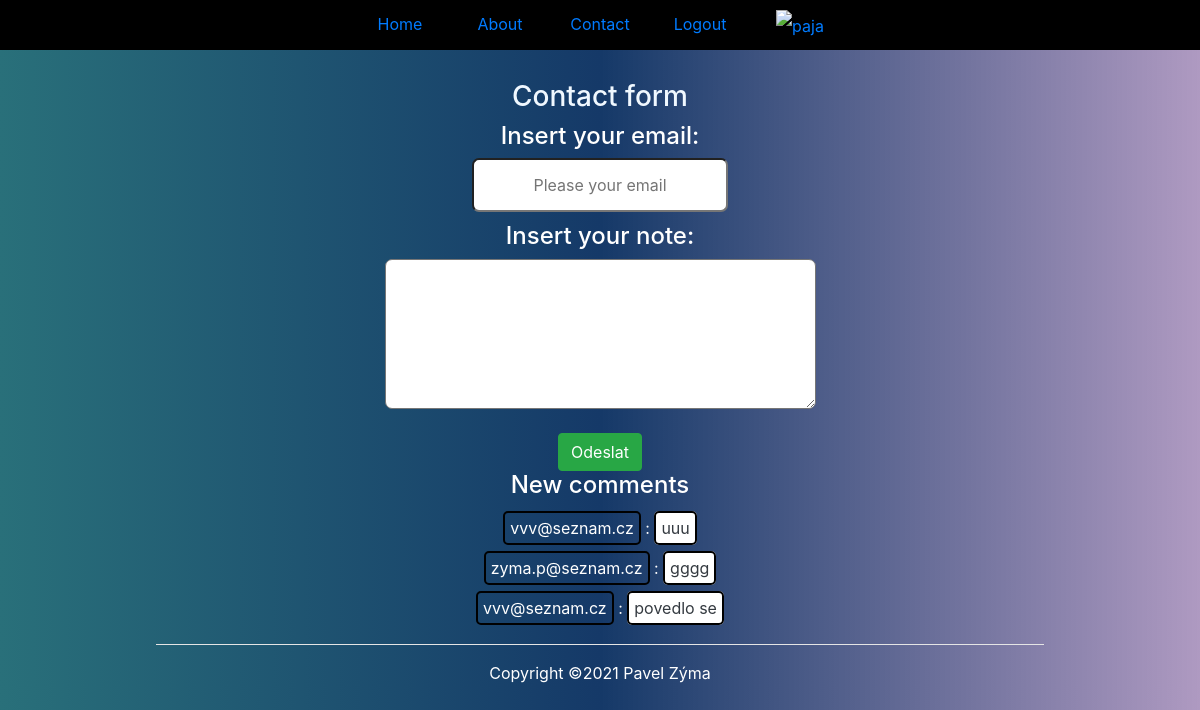
The app's page /contact (signed in), older data.
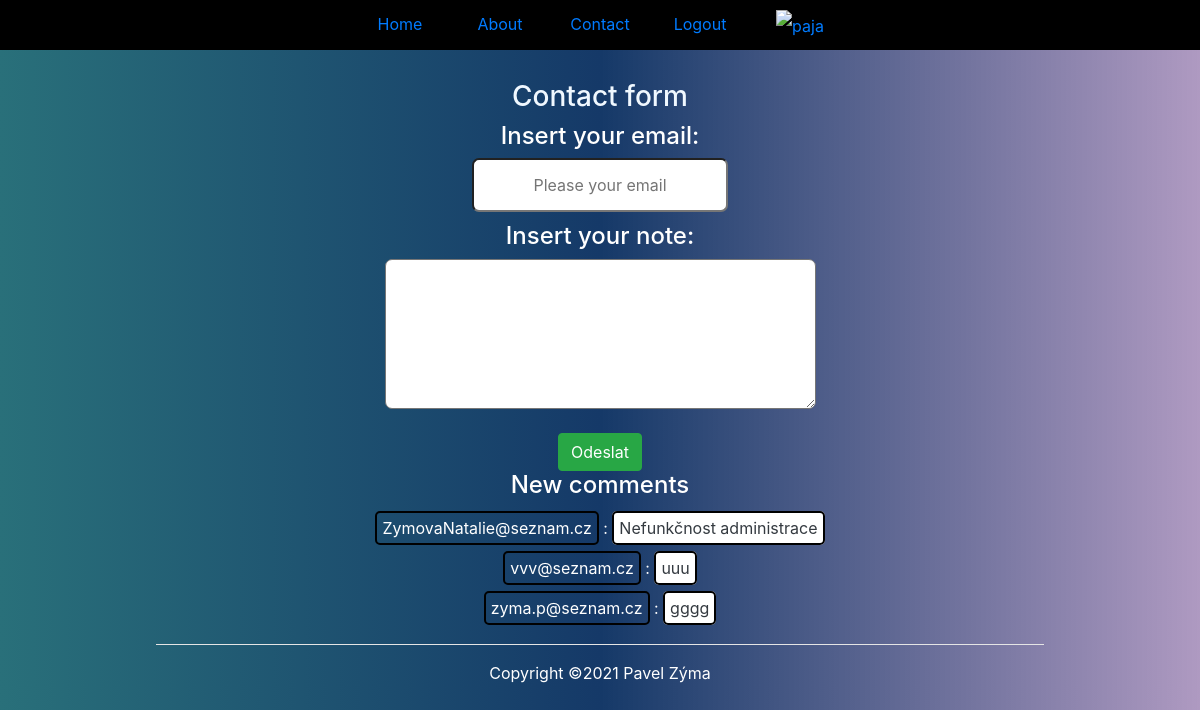
The same page, newer data.
### tables this page shows
CREATE TABLE note(id INTEGER PRIMARY KEY AUTOINCREMENT,email TEXT,note TEXT);

### app.py (the view)
@app.route("/contact",methods=["GET","POST"])
def contact():
    user=session.get("user",None)
    note_record=create_db.comments()
    if request.method=="POST":
        data=request.form
        email=data["email"]
        note=data["text"]
        create_db.insert_note(email,note)
        note_record=create_db.comments()
    if user:
        return render_template("contact.html",user=user,note_record=note_record,success=True)
    return render_template("contact.html",note_record=note_record)

### package/create_db.py (called while the page is built)
def comments():
    con=sqlite3.connect("package/db/todolist.db")
    cur=con.cursor()
    cur.execute("SELECT * FROM note order by id desc LIMIT 3")
    note_record=cur.fetchall()
    con.close()
    return note_record

### templates/contact.html (shortened to what this page needs)
{% extends "base.html" %}
    {% block content %}
    <div class="form ">
        <h3>Contact form</h3>
        <form action="/contact" method="POST" class="" id="contact-form">
            <h4 class="text-white">Insert your email:</h4>
            <input type="email" name="email" id="email1" class="" placeholder="Please your email"><br>
            <h4 class="text-white">Insert your note:</h4>
            <textarea name="text" id="note-area" cols="40" rows="3"></textarea><br>
            <button type="submit" name="submit-note" class="btn btn-success mt-2">Odeslat</button>
        </form>
    </div>
    <div id="comments" class="text-white">
        <h4>New comments</h4>
        {% for comment in note_record %}
            <div class=" p-2">
                <span class="comment">{{ comment [1] }}</span> :
                <span class="comment bg-white text-dark">{{ comment[2] }}</span><br>
            </div>
        {% endfor %}
    </div>
    {% endblock %}

Row changes from the older to the newer data that the page shows:
no longer on this page (row unchanged): note: email "vvv@seznam.cz", note "povedlo se"
added note: email "ZymovaNatalie@seznam.cz", note "Nefunkčnost administrace"
